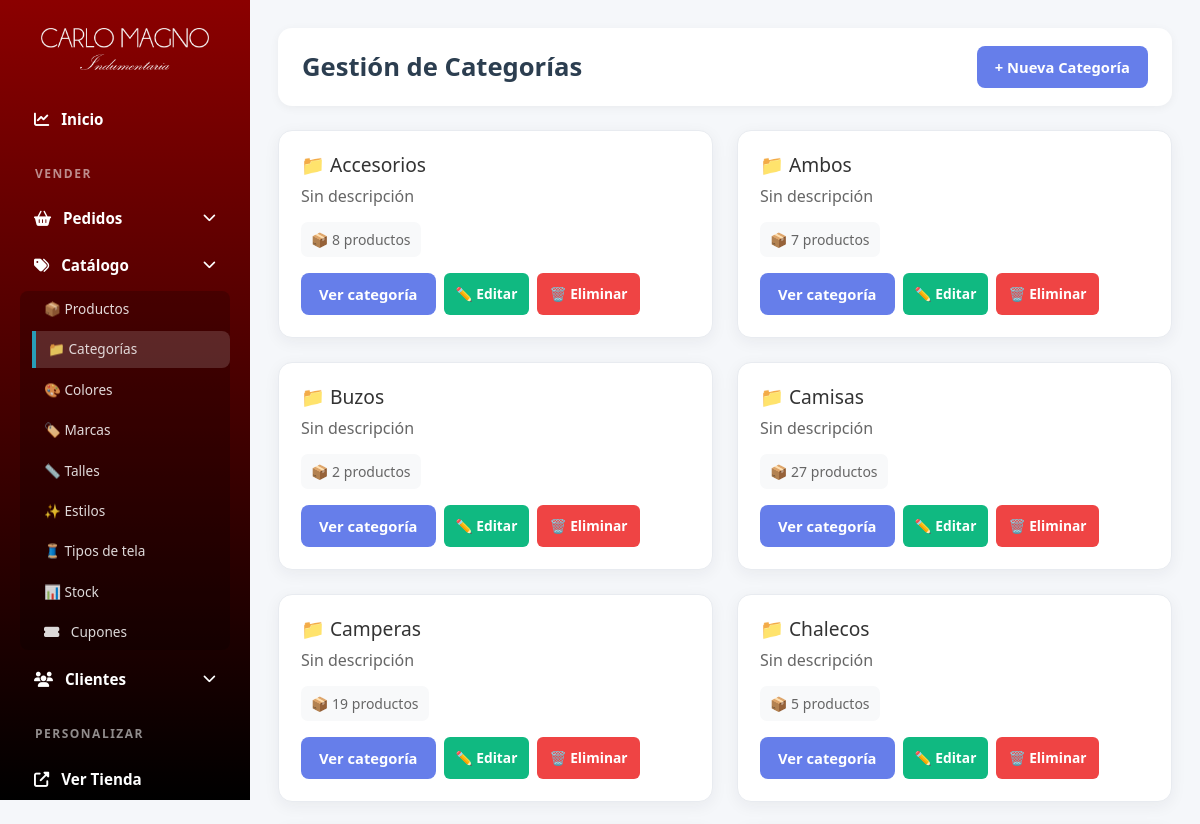
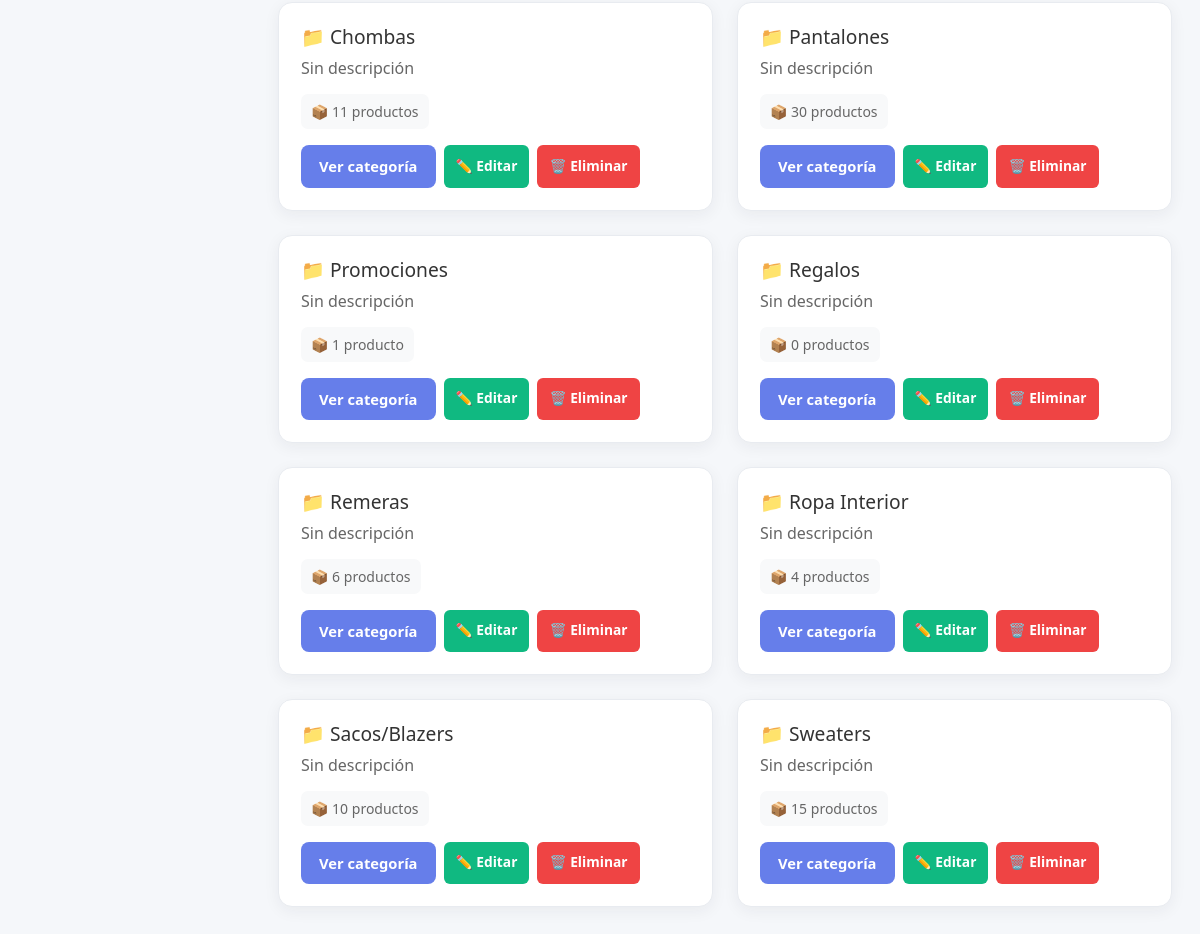
The page /panel/categorias/ (signed in) on the database its author committed (2 pictures, top to bottom).
### productos/models.py (models this page shows, shortened)
class Categoria(models.Model):
    nombre = models.CharField(max_length=100, verbose_name='Nombre')
    descripcion = models.TextField(blank=True, verbose_name='Descripción')
    parent = models.ForeignKey(
        'self',
        on_delete=models.CASCADE,
        null=True,
        blank=True,
        related_name='subcategorias',
        verbose_name='Categoría Padre'
    )
    class Meta:
        verbose_name = 'Categoría'
        verbose_name_plural = 'Categorías'
        ordering = ['nombre']

### custom_admin/views.py (the view)
# urls.py: path('panel/categorias/', admin_views.categorias, name='categorias'),
@login_required(login_url='login')
def categorias(request):
    if not request.user.is_staff:
        return redirect('home')
    return render(
        request,
        'custom_admin/categorias.html',
        {'categories': _get_category_tree()},
    )

### productos/context_processors.py (called while the page is built, shortened)
def cart_processor(request):
    carrito = None
    cantidad_total = 0
    if request.user.is_authenticated:
        try:
            carrito = Carrito.objects.get(usuario=request.user)
            cantidad_total = carrito.get_cantidad_total()
        except Carrito.DoesNotExist:
            pass
    return {
        'carrito': carrito,
        'carrito_cantidad': cantidad_total
    }

### productos/models.py (called while the page is built)
    def get_cantidad_total(self):
        return sum(item.cantidad for item in self.items.all())

### templates/custom_admin/categorias.html (shortened to what this page needs)
{% extends 'custom_admin/base.html' %}
{% load static %}
{%block extra_css %}
<link rel="stylesheet" href="{% static 'css/categorias.css' %}" />
{% endblock %}
{% block content %}
<div class="main-content">
	<div class="header">
		<h1>Gestión de Categorías</h1>
		<a href="{% url 'agregar_categoria' %}" class="btn btn-primary">+ Nueva Categoría</a>
	</div>
	{% if categories %}
	<div class="categories-grid">
		{% for categoria in categories %}
		<div class="category-card">
			<h3>📁 {{ categoria.nombre }}</h3>
			<p>{{ categoria.descripcion|default:"Sin descripción" }}</p>
			<div class="category-stats">
				<span class="stat">
					📦 {{ categoria.productos_totales }} producto{{ categoria.productos_totales|pluralize }}
				</span>
			</div>
			<div class="actions">
				<a href="{% url 'detalle_categoria' categoria.id %}" class="btn btn-primary">Ver categoría</a>
				<a href="{% url 'editar_categoria' categoria.id %}" class="btn-edit">✏️ Editar</a>
				<a href="{% url 'eliminar_categoria' categoria.id %}" class="btn-delete">🗑️ Eliminar</a>
			</div>
		</div>
		{% endfor %}
	</div>
	{% else %}
	<div class="empty-state">
		<h2>No hay categorías registradas</h2>
	</div>
	{% endif %}
</div>
{% load static %}
{% endblock %}

### static/css/style_admin.css (style rules this page uses)
* { margin: 0; padding: 0; box-sizing: border-box; }
html, body { margin: 0; padding: 0; width: 100%; max-width: 100vw; overflow-x: hidden; }
body { font-family: "Segoe UI", Tahoma, Geneva, Verdana, sans-serif; background: #f5f7fa; color: #333; min-height: 100vh; }
.main-content { margin-left: 250px; padding: 28px; min-height: 100vh; max-width: 100%; }
.main-content .main-content { margin-left: 0 !important; padding: 0 !important; min-height: auto !important; }
.header { background: white; padding: 18px 24px; border-radius: 14px; box-shadow: 0 2px 10px rgba(0, 0, 0, 0.05); margin-bottom: 24px; display: flex; justify-content: space-between; align-items: center; flex-wrap: wrap; gap: 12px; }
.header h1 { color: #2c3e50; font-size: 1.6rem; font-weight: 700; margin: 0; }
.btn { padding: 10px 18px; border: none; border-radius: 8px; cursor: pointer; font-weight: 600; text-decoration: none; display: inline-flex; align-items: center; justify-content: center; gap: 6px; transition: all 0.2s ease; font-size: 0.92rem; }
.btn-primary { background: #667eea; color: white; }
.btn-edit { background: #10b981; color: white; padding: 6px 12px; border-radius: 6px; text-decoration: none; font-size: 0.86rem; font-weight: 600; display: inline-flex; align-items: center; gap: 4px; transition: background 0.2s; }
.btn-delete { background: #ef4444; color: white; padding: 6px 12px; border-radius: 6px; text-decoration: none; font-size: 0.86rem; font-weight: 600; display: inline-flex; align-items: center; gap: 4px; transition: background 0.2s; }

### static/css/categorias.css (style rules this page uses)
.categories-grid { display: grid; grid-template-columns: repeat(auto-fill, minmax(min(100%, 340px), 1fr)); align-items: start; gap: 24px; }
.category-card { min-width: 0; background: white; border: 1px solid #e8ebf0; border-radius: 14px; padding: 22px; box-shadow: 0 4px 16px rgba(28, 39, 56, 0.06); transition: box-shadow 0.2s ease, transform 0.2s ease; }
.category-card h3 { color: #333; font-size: 1.2rem; margin-bottom: 8px; }
.category-card > p { color: #666; margin-bottom: 14px; line-height: 1.5; }
.category-stats { display: flex; margin-bottom: 16px; }
.stat { background: #f8f9fa; padding: 7px 10px; border-radius: 7px; font-size: 0.875rem; color: #666; }
.actions { display: flex; flex-wrap: wrap; gap: 8px; }

### rows shown on the page
Categoria: nombre "Accesorios", descripcion "Sin descripción", productos_totales "8"
Categoria: nombre "Ambos", descripcion "Sin descripción", productos_totales "7"
Categoria: nombre "Buzos", descripcion "Sin descripción", productos_totales "2"
Categoria: nombre "Camisas", descripcion "Sin descripción", productos_totales "27"
Categoria: nombre "Camperas", descripcion "Sin descripción", productos_totales "19"
Categoria: nombre "Chalecos", descripcion "Sin descripción", productos_totales "5"
Categoria: nombre "Chombas", descripcion "Sin descripción", productos_totales "11"
Categoria: nombre "Pantalones", descripcion "Sin descripción", productos_totales "30"
Categoria: nombre "Promociones", descripcion "Sin descripción", productos_totales "1"
Categoria: nombre "Regalos", descripcion "Sin descripción", productos_totales "0"
Categoria: nombre "Remeras", descripcion "Sin descripción", productos_totales "6"
Categoria: nombre "Ropa Interior", descripcion "Sin descripción", productos_totales "4"
Categoria: nombre "Sacos/Blazers", descripcion "Sin descripción", productos_totales "10"
Categoria: nombre "Sweaters", descripcion "Sin descripción", productos_totales "15"
